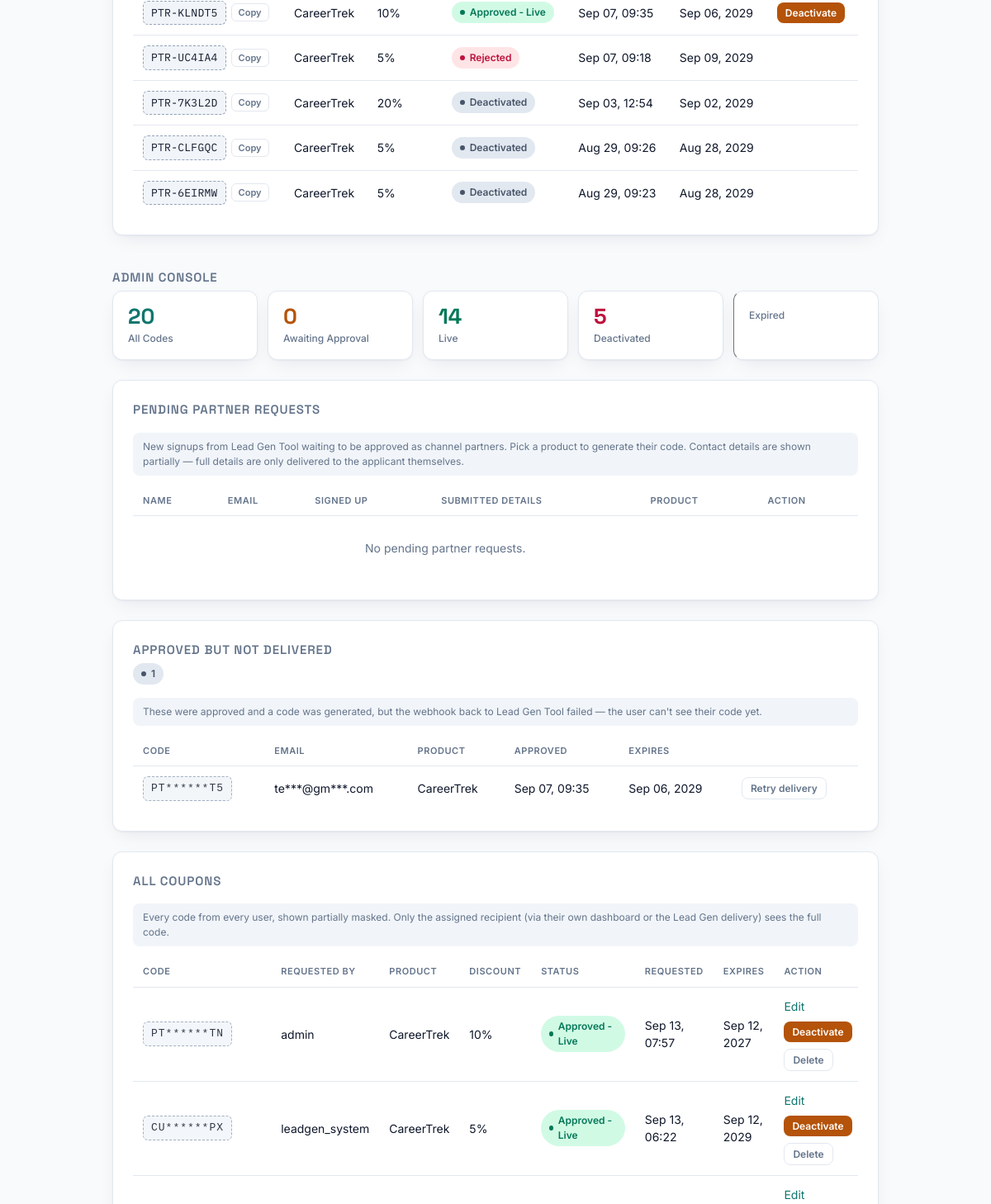
Page /dashboard/ (signed in, middle part) on the earlier database version.
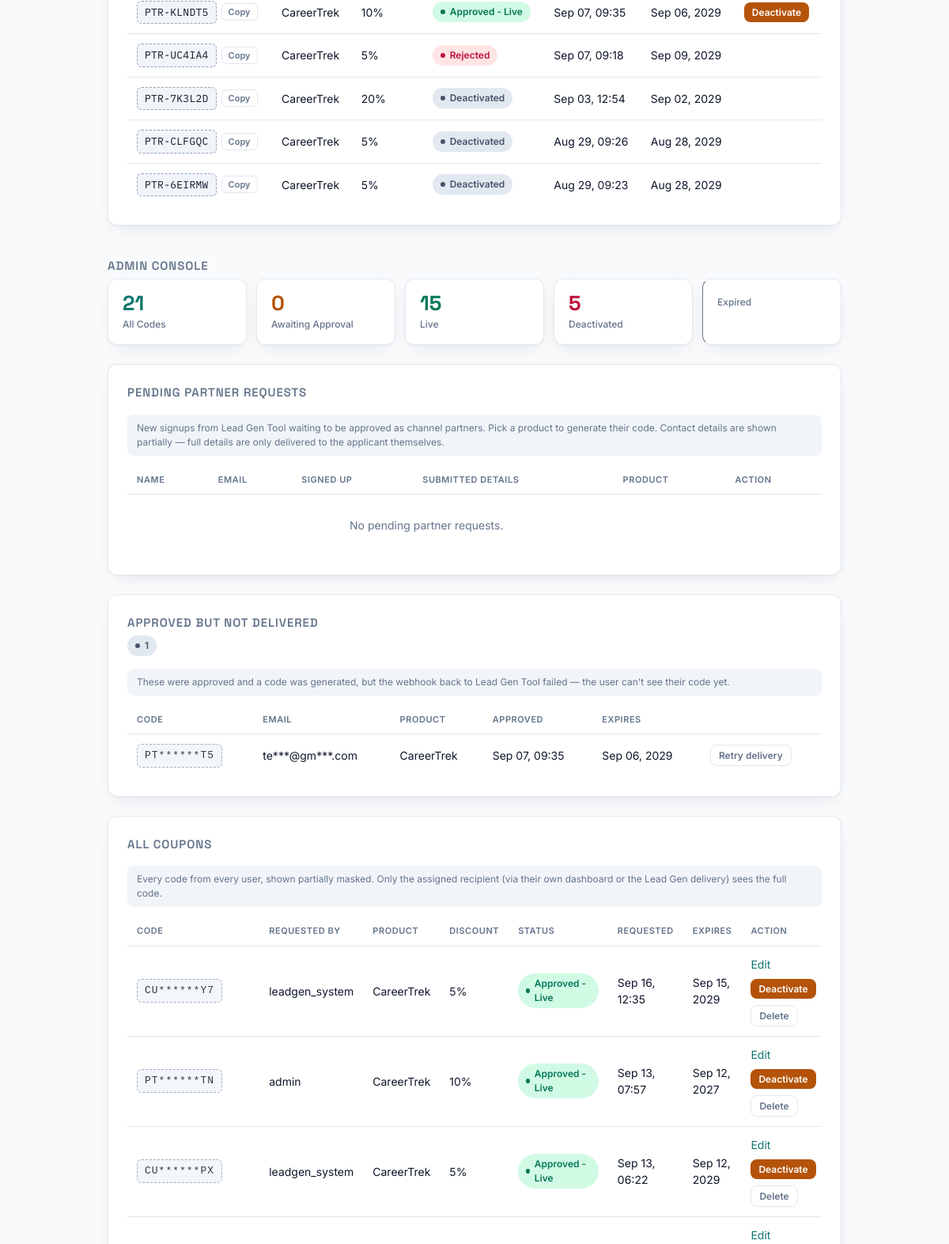
Same page on the later database version.
### referrals/models.py (models this page shows, shortened)
class ReferralCode(models.Model):
    code = models.CharField(max_length=30, unique=True)
    code_type = models.CharField(max_length=10, choices=CODE_TYPE_CHOICES)
    requested_by = models.ForeignKey(settings.AUTH_USER_MODEL, on_delete=models.CASCADE, related_name="referral_codes")
    owner_name = models.CharField(max_length=150, blank=True)
    owner_email = models.EmailField(blank=True)
    product = models.CharField(max_length=20, choices=PRODUCT_CHOICES)
    discount_percent = models.PositiveIntegerField(default=DEFAULT_CUSTOMER_DISCOUNT)
    approval_status = models.CharField(max_length=10, choices=APPROVAL_STATUS_CHOICES, default="pending")
    origin_system = models.CharField(max_length=10, choices=ORIGIN_SYSTEM_CHOICES, default="hub")
    active = models.BooleanField(default=True)
    deactivated_at = models.DateTimeField(null=True, blank=True)
    deactivated_by = models.ForeignKey(
        settings.AUTH_USER_MODEL, null=True, blank=True, on_delete=models.SET_NULL, related_name="deactivated_codes"
    )
    approved_by = models.ForeignKey(settings.AUTH_USER_MODEL, null=True, blank=True, on_delete=models.SET_NULL, related_name="approved_codes")
    approved_at = models.DateTimeField(null=True, blank=True)
    created_at = models.DateTimeField(auto_now_add=True)
    expires_at = models.DateTimeField(
        null=True, blank=True, default=default_expiry,
        help_text="Coupon stops being redeemable after this date. Defaults to 3 years "
                   "from approval; admins can extend or shorten it.",
    )
    wix_coupon_id = models.CharField(max_length=100, blank=True, default="")
    wix_sync_status = models.CharField(max_length=15, choices=WIX_SYNC_STATUS_CHOICES, default="not_applicable")
    wix_sync_error = models.TextField(blank=True, default="")
    wix_last_synced_at = models.DateTimeField(null=True, blank=True)
    class Meta:
        ordering = ["-created_at"]
    @property
    def is_expired(self):
        return bool(self.expires_at) and timezone.now() >= self.expires_at
    @property
    def display_status(self):
        if self.approval_status == "approved" and not self.active:
            return "deactivated"
        if self.approval_status == "approved" and self.active and self.is_expired:
            return "expired"
        return self.approval_status
    @property
    def display_status_label(self):
        return {
            "pending": "Pending Approval",
            "approved": "Approved - Live",
            "rejected": "Rejected",
            "deactivated": "Deactivated",
            "expired": "Expired",
        }[self.display_status]

class PartnerOnboardingRequest(models.Model):
    STATUS_CHOICES = [
        ("pending", "Pending Approval"),
        ("approved", "Approved"),
        ("rejected", "Rejected"),
    ]
    source_system = models.CharField(max_length=50)       # e.g. "leadgen"
    external_user_id = models.CharField(max_length=100)   # their internal user pk
    external_email = models.EmailField()
    external_name = models.CharField(max_length=150, blank=True)
    application_data = models.JSONField(default=dict, blank=True)
    status = models.CharField(max_length=10, choices=STATUS_CHOICES, default="pending")
    product = models.CharField(max_length=20, choices=PRODUCT_CHOICES, blank=True)  # set on approval
    referral_code = models.ForeignKey(ReferralCode, null=True, blank=True, on_delete=models.SET_NULL)
    callback_delivered = models.BooleanField(default=False)
    deactivation_delivered = models.BooleanField(default=False)
    created_at = models.DateTimeField(auto_now_add=True)
    class Meta:
        unique_together = ("source_system", "external_user_id")

### referrals/views.py (the view)
# urls.py: path("dashboard/", views.user_dashboard, name="user_dashboard"),
@login_required
def user_dashboard(request):
    if _in_group(request.user, "Ops") and not request.user.is_staff:
        return redirect("ops_dashboard")
    allowed_products = _allowed_products(request.user)
    if request.method == "POST":
        form = RequestCodeForm(request.POST, allowed_products=allowed_products)
        if form.is_valid():
            code_type = "partner" if _in_group(request.user, "ChannelPartner") else "customer"
            code = ReferralCode.objects.create(
                code_type=code_type,
                requested_by=request.user,
                owner_name=request.user.get_full_name() or request.user.username,
                owner_email=request.user.email,
                product=form.cleaned_data["product"],
                discount_percent=DEFAULT_CUSTOMER_DISCOUNT,
            )
            _log("requested", code, request.user, f"Requested for {code.get_product_display()}")
            messages.success(request, f"Code {code.code} requested — awaiting admin approval.")
            return redirect("user_dashboard")
    else:
        form = RequestCodeForm(allowed_products=allowed_products)
    my_codes = ReferralCode.objects.filter(requested_by=request.user)
    context = {
        "form": form,
        "my_codes": my_codes,
        "my_counts": _code_counts(my_codes),
        "is_ops": _in_group(request.user, "Ops"),
        "is_partner": _in_group(request.user, "ChannelPartner") and not request.user.is_staff,
        "has_no_products": not allowed_products,
    }
    if request.user.is_staff:
        all_codes = ReferralCode.objects.select_related("requested_by", "approved_by")
        context["all_codes_admin"] = all_codes
        context["admin_counts"] = _code_counts(all_codes)
        partner_requests = PartnerOnboardingRequest.objects.filter(status="pending").order_by("created_at")
        context["partner_requests"] = partner_requests
        context["partner_request_count"] = partner_requests.count()
        context["product_choices"] = PRODUCT_CHOICES
        context["failed_deliveries"] = PartnerOnboardingRequest.objects.filter(
            status="approved",
            callback_delivered=False,
            referral_code__isnull=False,
        ).select_related("referral_code").order_by("-referral_code__approved_at")
    return render(request, "referrals/dashboard.html", context)

### referrals/masking.py (called while the page is built)
def mask_code(code):
    if not code:
        return code
    if len(code) <= 4:
        return code[0] + "*" * (len(code) - 1)
    return code[:2] + "*" * (len(code) - 4) + code[-2:]

def mask_email(email):
    if not email or "@" not in email:
        return "***"
    local, _, domain = email.partition("@")
    local_masked = (local[:2] + "***") if len(local) > 2 else (local[:1] + "***")
    domain_parts = domain.split(".")
    domain_masked = (domain_parts[0][:2] + "***") if domain_parts[0] else "***"
    tld = ".".join(domain_parts[1:])
    return f"{local_masked}@{domain_masked}" + (f".{tld}" if tld else "")

### referrals/templatetags/referral_extras.py (called while the page is built)
@register.filter
def mask_code(value):
    return _mask_code(value)

@register.filter
def mask_email(value):
    return _mask_email(value)

### referrals/views.py (called while the page is built)
def _in_group(user, group_name):
    return user.is_staff or user.groups.filter(name=group_name).exists()

def _allowed_products(user):
    try:
        return user.access.allowed_products
    except UserAccess.DoesNotExist:
        return [c[0] for c in PRODUCT_CHOICES]

### referrals/templates/referrals/dashboard.html (shortened to what the changed rows need)
{% extends "referrals/base.html" %}
{% load referral_extras %}
{% block body %}
<div class="page">
  <div class="card">
    <div class="table-wrap">
    <table>
    {% for c in my_codes %}
    <tr>
      <td>
        <div class="code-cell">
          <span class="code-chip">{{ c.code }}</span>
          <button type="button" class="copy-btn" data-code="{{ c.code }}" onclick="copyCode(this)">Copy</button>
        </div>
      </td>
      <td>{{ c.get_product_display }}</td>
      <td>{{ c.discount_percent }}%</td>
      <td><span class="badge badge-{{ c.display_status }}">{{ c.display_status_label }}</span></td>
      <td>{{ c.created_at|date:"M d, H:i" }}</td>
      <td>{{ c.expires_at|date:"M d, Y"|default:"—" }}</td>
      <td>
        <div class="btn-row">
          {% if c.approval_status == "approved" and c.active %}
            <form action="{% url 'deactivate_code' c.id %}" method="post" class="inline-form" onsubmit="return confirm('Deactivate {{ c.code }} permanently? This cannot be undone — you would need to request a new code.');">
              <button type="submit" class="btn-warn" style="padding:5px 10px;font-size:12px">Deactivate</button>
            </form>
          {% endif %}
        </div>
      </td>
    </tr>
    {% empty %}
    <tr class="empty-row"><td colspan="7">No requests yet — request your first code above.</td></tr>
    {% endfor %}
    </table>
    </div>
  </div>
  {% if request.user.is_staff %}
  <div class="section-gap">
    <h3>Admin console</h3>
  </div>
  <div class="stat-grid">
    <div class="stat-card accent-total"><div class="stat-value">{{ admin_counts.total }}</div><div class="stat-label">All Codes</div></div>
    <div class="stat-card accent-pending"><div class="stat-value">{{ admin_counts.pending }}</div><div class="stat-label">Awaiting Approval</div></div>
    <div class="stat-card accent-live"><div class="stat-value">{{ admin_counts.live }}</div><div class="stat-label">Live</div></div>
    <div class="stat-card accent-deactivated"><div class="stat-value">{{ admin_counts.deactivated }}</div><div class="stat-label">Deactivated</div></div>
    <div class="stat-card accent-expired"><div class="stat-value">{{ admin_counts.expired }}</div><div class="stat-label">Expired</div></div>
  </div>
  <div class="card">
    <div class="card-head">
      <h3>Pending partner requests</h3>
    </div>
    <div class="panel-note">New signups from Lead Gen Tool waiting to be approved as channel partners. Pick a product to generate their code. Contact details are shown partially — full details are only delivered to the applicant themselves.</div>
    <div class="table-wrap">
    <table>
    <tr><th>Name</th><th>Email</th><th>Signed up</th><th>Submitted details</th><th>Product</th><th>Action</th></tr>
    {% for r in partner_requests %}
    <tr>
      <td>{{ r.external_name|default:"—" }}</td>
      <td>{{ r.external_email|mask_email }}</td>
      <td>{{ r.created_at|date:"M d, H:i" }}</td>
      <td>
        {% if r.application_data %}
          <div class="applicant-details">
            {% for key, value in r.application_data.items %}
              <div class="applicant-detail-row">
                <span class="applicant-detail-label">{{ key|title }}:</span>
                <span class="applicant-detail-value">{{ value }}</span>
              </div>
            {% endfor %}
          </div>
        {% else %}
          <span class="subtext">No additional details submitted</span>
        {% endif %}
      </td>
      <td colspan="2">
        <form action="{% url 'approve_partner_request' r.id %}" method="post" class="inline-form">
          {% csrf_token %}
          <select name="product" required>
            <option value="" disabled {% if not r.application_data.product %}selected{% endif %}>Choose product</option>
            {% for value, label in product_choices %}
              <option value="{{ value }}" {% if r.application_data.product == value %}selected{% endif %}>{{ label }}</option>
            {% endfor %}
          </select>
          <input type="number" name="discount_percent" min="1" max="100" step="1"
                 placeholder="Discount %"
                 value="{{ r.application_data.requested_discount_percent|default:'' }}"
                 required style="width:110px">
          <button type="submit" class="btn-approve">Approve &amp; generate code</button>
          <button type="submit" formaction="{% url 'reject_partner_request' r.id %}" formnovalidate class="btn-reject">Reject</button>
        </form>
      </td>
    </tr>
    {% empty %}
    <tr class="empty-row"><td colspan="5">No pending partner requests.</td></tr>
    {% endfor %}
    </table>
    </div>
  </div>
  {% if failed_deliveries %}
  <div class="card">
    <div class="card-head">
      <h3>Approved but not delivered</h3>
      <span class="badge badge-deactivated">{{ failed_deliveries|length }}</span>
    </div>
    <div class="panel-note">These were approved and a code was generated, but the webhook back to Lead Gen Tool failed — the user can't see their code yet.</div>
    <div class="table-wrap">
    <table>
    <tr><th>Code</th><th>Email</th><th>Product</th><th>Approved</th><th>Expires</th><th></th></tr>
    {% for r in failed_deliveries %}
    <tr>
      <td><span class="code-chip code-masked" title="Full code visible only to the assigned recipient">{{ r.referral_code.code|mask_code }}</span></td>
      <td>{{ r.external_email|mask_email }}</td>
      <td>{{ r.get_product_display }}</td>
      <td>{{ r.referral_code.approved_at|date:"M d, H:i" }}</td>
      <td>{{ r.referral_code.expires_at|date:"M d, Y"|default:"—" }}</td>
      <td>
        <form action="{% url 'retry_partner_delivery' r.id %}" method="post" class="inline-form">
          {% csrf_token %}<button type="submit" class="btn-ghost" style="padding:5px 10px;font-size:12px">Retry delivery</button>
        </form>
      </td>
    </tr>
    {% endfor %}
    </table>
    </div>
  </div>
  {% endif %}
  <div class="card">
    <div class="card-head"><h3>All coupons</h3></div>
    <div class="panel-note">Every code from every user, shown partially masked. Only the assigned recipient (via their own dashboard or the Lead Gen delivery) sees the full code.</div>
    <div class="table-wrap">
    <table>
    <tr><th>Code</th><th>Requested by</th><th>Product</th><th>Discount</th><th>Status</th><th>Requested</th><th>Expires</th><th>Action</th></tr>
    {% for c in all_codes_admin %}
    <tr>
      <td>
        <span class="code-chip code-masked" title="Full code visible only to the assigned recipient">{{ c.code|mask_code }}</span>
      </td>
      <td>{{ c.requested_by }}</td>
      <td>{{ c.get_product_display }}</td>
      <td>{{ c.discount_percent }}%</td>
      <td><span class="badge badge-{{ c.display_status }}">{{ c.display_status_label }}</span></td>
      <td>{{ c.created_at|date:"M d, H:i" }}</td>
      <td>{{ c.expires_at|date:"M d, Y"|default:"—" }}</td>
      <td>
        <div class="btn-row">
          {% if c.approval_status == "pending" %}
            <form action="{% url 'approve_code' c.id %}" method="post" class="inline-form">{% csrf_token %}<button type="submit" class="btn-approve">Approve</button></form>
            <form action="{% url 'reject_code' c.id %}" method="post" class="inline-form">{% csrf_token %}<button type="submit" class="btn-reject">Reject</button></form>
            <a href="{% url 'edit_code' c.id %}">Edit</a>
          {% elif c.approval_status == "approved" and c.active %}
            <a href="{% url 'edit_code' c.id %}">Edit</a>
            <form action="{% url 'deactivate_code' c.id %}" method="post" class="inline-form" onsubmit="return confirm('Deactivate this code permanently?');">
              <button type="submit" class="btn-warn" style="padding:5px 10px;font-size:12px">Deactivate</button>
            </form>
          {% endif %}
          <form action="{% url 'delete_code' c.id %}" method="post" class="inline-form" onsubmit="return confirm('Permanently delete this code? This cannot be undone.');">{% csrf_token %}<button type="submit" class="btn-ghost" style="padding:5px 10px;font-size:12px">Delete</button></form>
        </div>
      </td>
    </tr>
    {% endfor %}
    </table>
    </div>
  </div>
  {% endif %}
</div>
{% endblock %}

Differences in the rows shown:
added ReferralCode: code|mask_code "CU******Y7", requested_by "leadgen_system", product "CareerTrek", discount_percent "5", display_status_label "Approved - Live", created_at "Sep 16, 12:35", expires_at "Sep 15, 2029", shows "Edit", shown under "ALL COUPONS"
Other differences:
{{ admin_counts.total }}: "20" → "21"
{{ admin_counts.live }}: "14" → "15"
